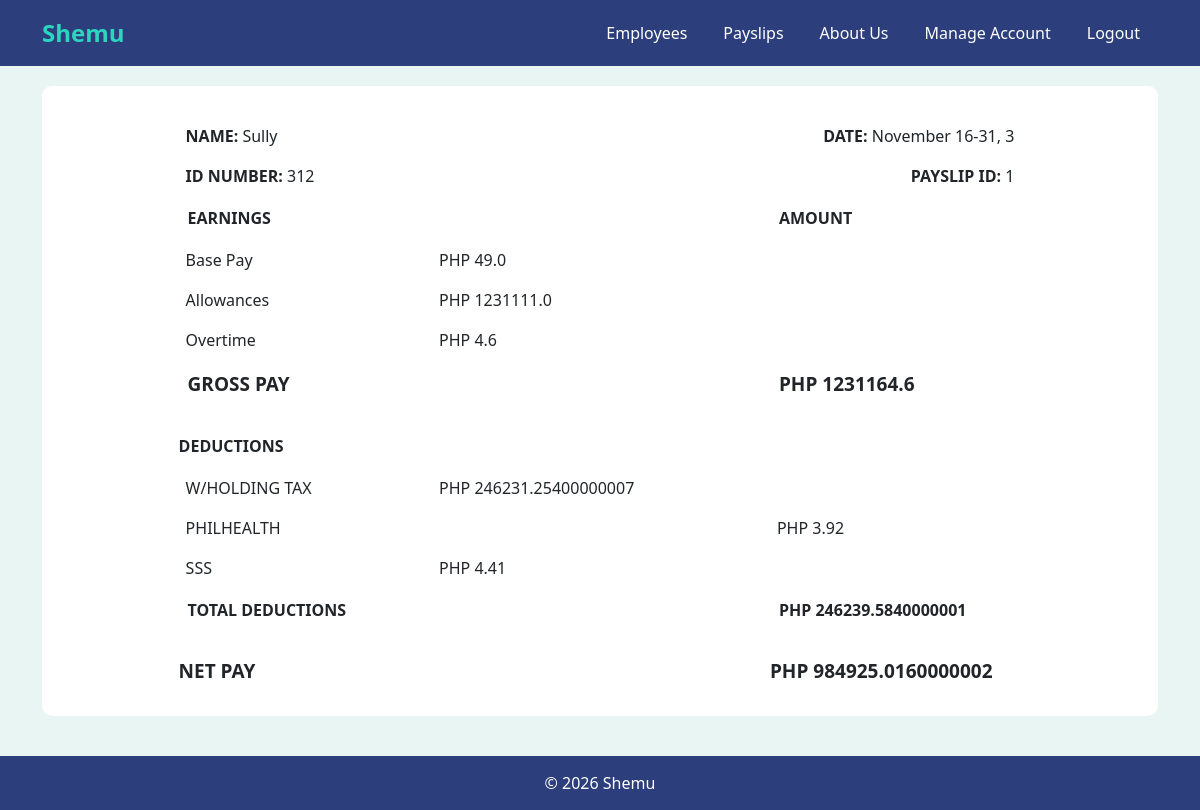
Page /view-payslip/2/1/ on the committed database.
### shemuapp/models.py (models this page shows, shortened)
class Payslip(models.Model): #Payslip Attributes
    id_number = models.ForeignKey('Employee', on_delete=models.CASCADE, related_name='payslips')
    month = models.CharField(max_length=20)
    date_range = models.CharField(max_length=50)
    year = models.CharField(max_length=4)
    pay_cycle = models.IntegerField()
    rate = models.FloatField()
    earnings_allowance = models.FloatField(default=0)
    deductions_tax = models.FloatField(default=0)
    deductions_health = models.FloatField(default=0)
    pag_ibig = models.FloatField(default=0)
    sss = models.FloatField(default=0)
    overtime = models.FloatField(default=0)
    total_pay = models.FloatField()
    def getCycleRate(self):
        return self.rate / 2

class Employee(models.Model):
    name = models.CharField(max_length=300)
    id_number = models.CharField(max_length=300)
    rate = models.DecimalField(max_digits=10, decimal_places=2)
    overtime_pay = models.DecimalField(max_digits=10, decimal_places=2,null=True, blank=True)
    allowance = models.DecimalField(max_digits=10, decimal_places=2, null=True, blank=True)

### shemuapp/views.py (the view)
# urls.py: path('view-payslip/<int:pk>/<int:payslip_id>/', views.view_payslip, name='view_payslip'),
def view_payslip(request, pk, payslip_id):
    account = get_object_or_404(Account, pk=pk)
    payslip = get_object_or_404(Payslip, id=payslip_id)
    gross_pay = payslip.getCycleRate() + payslip.earnings_allowance + payslip.overtime
    total_deductions = payslip.deductions_tax + payslip.pag_ibig + payslip.deductions_health + payslip.sss
    return render(request, 'view_payslip.html', {'payslip': payslip, 'pk': pk, 'gross_pay': gross_pay, 'total_deductions': total_deductions, 'current_user': account.getUsername()})

### shemuapp/models.py (called while the page is built)
    def getUsername(self):
        return self.username

### shemuapp/templates/view_payslip.html (shortened to what this page needs)
<!DOCTYPE html>
{% extends 'base.html' %}
{% block content %}
    <table style="width: 80%; border-collapse: collapse; margin: auto;">
        <tr>
            <td style="text-align: left; padding: 8px;">
                <strong>NAME:</strong> {{ payslip.id_number.name }}
            </td>
            <td style="text-align: right; padding: 8px;">
                <strong>DATE:</strong> {{ payslip.month }} {{ payslip.date_range }}, {{ payslip.year }}
            </td>
        </tr>
        <tr>
            <td style="text-align: left; padding: 8px;">
                <strong>ID NUMBER:</strong> {{ payslip.id_number.id_number }}
            </td>
            <td style="text-align: right; padding: 8px;">
                <strong>PAYSLIP ID:</strong> {{ payslip.pk }}
            </td>
        </tr>
    </table>
    <table style="width: 80%; border-collapse: collapse; margin: auto; ">
        <tr>
            <td style="padding: 10px; font-weight: bold; width: 30%">EARNINGS</td>
            <td style="width: 40%;"></td>
            <td style="padding: 10px; font-weight: bold;width: 30%;">AMOUNT</td>
        </tr>
        <tr>
            <td style="padding: 8px;">Base Pay</td>
            <td style="padding: 8px;"> PHP {{ payslip.getCycleRate }} </td>
            <td></td>
        </tr>
        <tr>
            <td style="padding: 8px;">Allowances</td>
            <td style="padding: 8px;"> PHP {{ payslip.earnings_allowance }} </td>
            <td></td>
        </tr>
        <tr>
            <td style="padding: 8px;">Overtime</td>
            <td style="padding: 8px;"> PHP {{ payslip.overtime }} </td>
            <td></td>
        </tr>
        <tr>
            <td style="padding: 10px; font-weight: bold; font-size: 19px;">
                 GROSS PAY </td>
            <td></td>
            <td style="padding: 10px; font-weight: bold; font-size: 19px;">
                PHP {{ gross_pay }} </td>
        </tr>
        <tr>
            <td style="padding-top: 25px; padding-bottom: 10px; font-weight: bold;"> DEDUCTIONS </td>
            <td></td>
            <td></td>
        </tr>
        <tr>
            <td style="padding: 8px;">W/HOLDING TAX</td>
            <td style="padding: 8px;">
                PHP {{ payslip.deductions_tax }}
            </td>
            <td></td>
        </tr>
        {% if payslip.deductions_health > 0 %}
        <tr>
            <td style="padding: 8px;">PHILHEALTH</td>
            <td></td>
            <td style="padding: 8px;">
                PHP {{ payslip.deductions_health }}
            </td>
        </tr>
        {% endif %}
        {% if payslip.sss > 0 %}
        <tr>
            <td style="padding: 8px;">SSS</td>
            <td style="padding: 8px;">
                PHP {{ payslip.sss }}
            </td>
            <td></td>
        </tr>
        {% endif %}
        <tr>
            <td style="padding: 10px; font-weight: bold;">
                TOTAL DEDUCTIONS
            </td>
            <td></td>
            <td style="padding: 10px; font-weight: bold;">
                PHP {{ total_deductions }}
            </td>
        </tr>
        <tr>
            <td style="padding-top: 25px; font-weight: bold; font-size: 19px;">
                NET PAY
            </td>
            <td></td>
            <td style="padding-top: 25px; font-weight: bold; font-size: 19px;">
                PHP {{ payslip.total_pay }}
            </td>
        </tr>
    </table>
{% endblock %}

### shemuapp/templates/base.html (style rules this page uses)
body { background-color: #E8F5F3; }

### rows in the picture
Payslip: id_number.name "Sully", month "November", date_range "16-31", year "3", id_number.id_number "312", pk "1", getCycleRate "49.0", earnings_allowance "1231111.0", overtime "4.6", deductions_tax "246231.25400000007", deductions_health "3.92", sss "4.41", total_pay "984925.0160000002"

### other values in the picture
{{ gross_pay }} "1231164.6"
{{ total_deductions }} "246239.5840000001"
